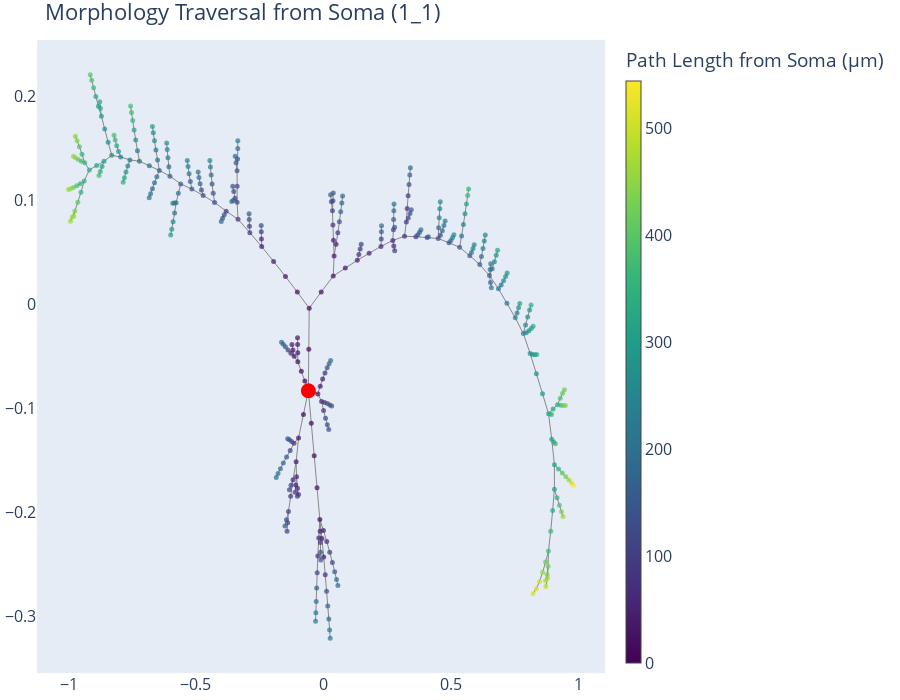

Notebook cell for this chart:
### Code cell
import plotly.graph_objects as go
import networkx as nx

# Reuse your network
G = nx.Graph()

# Add edges from comps
for name, comp in comps.items():
    for neighbor in comp.neighbors('axial'):
        neighbor_name = neighbor.name
        G.add_edge(name, neighbor_name)

# Path lengths from soma
lengths_dict = compute_path_lengths_from_soma(comps, '1_1')

# Get positions using spring layout
pos = nx.spring_layout(G, seed=42, k=0.8, iterations=5000)

# Extract coordinates
edge_x = []
edge_y = []
for u, v in G.edges():
    x0, y0 = pos[u]
    x1, y1 = pos[v]
    edge_x += [x0, x1, None]
    edge_y += [y0, y1, None]

# Create edge traces
edge_trace = go.Scatter(
    x=edge_x, y=edge_y,
    line=dict(width=1, color='#888'),
    hoverinfo='none',
    mode='lines'
)

# Node positions
node_x = []
node_y = []
node_color = []
for node in G.nodes():
    x, y = pos[node]
    node_x.append(x)
    node_y.append(y)
    node_color.append(lengths_dict.get(node, 0.0))

# Create node trace
node_trace = go.Scatter(
    x=node_x, y=node_y,
    mode='markers',
    marker=dict(
        showscale=True,
        colorscale='Viridis',
        color=node_color,
        size=[12 if node == '1_1' else 5 for node in G.nodes()],
        colorbar=dict(
            thickness=15,
            title='Path Length from Soma (µm)',
            xanchor='left',
        ),
        line_width=0
    ),
    text=[f'{node}<br>Length: {lengths_dict.get(node, 0.0):.2f} µm' for node in G.nodes()],
    hoverinfo='text'
)

# Red highlight for soma
highlight_soma = go.Scatter(
    x=[pos['1_1'][0]],
    y=[pos['1_1'][1]],
    mode='markers',
    marker=dict(size=15, color='red'),
    name='Soma'
)

# Final plot
fig = go.Figure(data=[edge_trace, node_trace, highlight_soma],
                layout=go.Layout(
                    title='Morphology Traversal from Soma (1_1)',
                    font=dict(size=16),
                    showlegend=False,
                    hovermode='closest',
                    margin=dict(b=20, l=5, r=5, t=40),
                    xaxis=dict(showgrid=False, zeroline=False),
                    yaxis=dict(showgrid=False, zeroline=False),
                    height=700
                ))

fig.show()
fig.write_html("morphology_graph.html")

### Figure 1 — Plotly figure (JSON) as saved in the notebook; plotly's stock layout.template omitted (floating-point values rounded to 4 significant figures; data arrays with more than 128 entries replaced by an {"elided": "..."} marker saying what was removed)
{"data": [{"hoverinfo": "none", "line": {"color": "#888", "width": 1}, "mode": "lines", "type": "scatter", "x": {"elided": "1107 float values"}, "y": {"elided": "1107 float values"}}, {"hoverinfo": "text", "marker": {"color": {"elided": "370 float values"}, "colorbar": {"thickness": 15, "title": {"text": "Path Length from Soma (µm)"}, "xanchor": "left"}, "colorscale": [[0, "#440154"], [0.1111, "#482878"], [0.2222, "#3e4989"], [0.3333, "#31688e"], [0.4444, "#26828e"], [0.5556, "#1f9e89"], [0.6667, "#35b779"], [0.7778, "#6ece58"], [0.8889, "#b5de2b"], [1, "#fde725"]], "line": {"width": 0}, "showscale": true, "size": {"elided": "370 int values"}}, "mode": "markers", "text": {"elided": "370 str values"}, "type": "scatter", "x": {"elided": "370 float values"}, "y": {"elided": "370 float values"}}, {"marker": {"color": "red", "size": 15}, "mode": "markers", "name": "Soma", "type": "scatter", "x": [-0.05916], "y": [-0.0834]}], "layout": {"font": {"size": 16}, "height": 700, "hovermode": "closest", "margin": {"b": 20, "l": 5, "r": 5, "t": 40}, "showlegend": false, "title": {"text": "Morphology Traversal from Soma (1_1)"}, "xaxis": {"showgrid": false, "zeroline": false}, "yaxis": {"showgrid": false, "zeroline": false}}}
